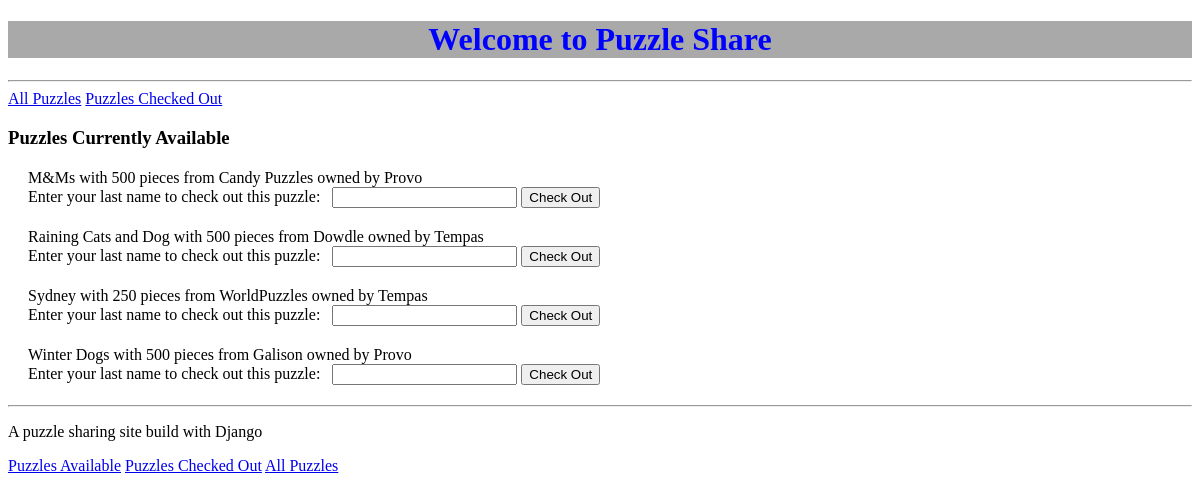
Before: /available with the older database file.
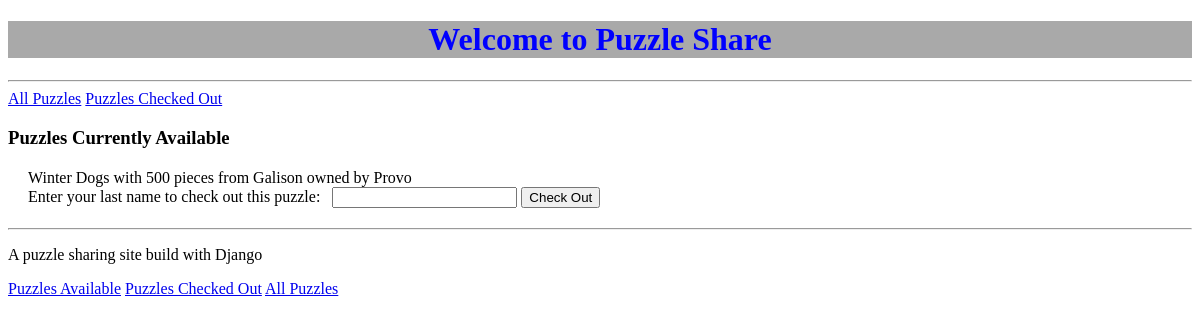
After: the same page with the newer database file.
### puzzle_share/models.py (models this page shows, shortened)
class Puzzle(models.Model):
    PIECES = (
        (50,  ('50 pieces or less')),
        (100, ('100 pieces')),
        (250, ('250 pieces')),
        (500, ('500 pieces')),
        (750, ('750 pieces')),
        (1000, ('1000 pieces'))
    )
    STATUS=(
        (1, ('Available to borrow')),
        (2, ('Borrowed by someone')),
    )
    name = models.CharField(max_length=30)
    pieces = models.PositiveSmallIntegerField(choices=PIECES, default= 500,)
    company = models.CharField(max_length=20)#, help_text = 'Enter name of puzzle manufacturer')
    status = models.PositiveSmallIntegerField(choices=STATUS, default=1,)
    owner_last_name = models.CharField(max_length=20)
    user_last_name = models.CharField(max_length=20, default = "")
    photo = models.ImageField(upload_to='user_images/', blank=True, null=True)
    class Meta:
        unique_together = [['name', 'pieces', 'company']]
    def __str__(self):
        photo_str = self.photo.url if self.photo else 'no photo'
        return f'{self.name} with {self.pieces} pieces from {self.company} owned by {self.owner_last_name}'

### puzzle_share/views.py (the view)
# urls.py: path('available', views.puzzles_available, name='puzzles_available'),
def puzzles_available(request):
    status = Puzzle.objects.filter(status=1).order_by('name')
    return render(request, 'puzzle_share/available.html', { 'status': status})

### puzzle_share/templates/puzzle_share/available.html (shortened to what this page needs)
{% extends 'puzzle_share/base.html' %}
{% block content %}
<a class = "nav-link" href="{% url 'puzzle_list' %}">All Puzzles</a>
<a class = "nav-link" href="{% url 'puzzles_checked_out' %}">Puzzles Checked Out</a>
<h3> Puzzles Currently Available</h3>
{% if status %}
    {% for puzzle in status %}
    <div class="puzzlelist-puzzle">
    <span class = "puzzle-details"> {{ puzzle }}</span>
    <form method="POST" action="{% url 'puzzle_checked_out' puzzle.pk %}">
        <label for="user_last_name">Enter your last name to check out this puzzle:</label>
        <input id="user_last_name"  type="text" name="user_last_name" required
        user_last_name = "user_last_name" value="{{current_name }}">
        <input type="submit" value="Check Out">
    </form>
 </div>
    {% endfor %}
{% else %}
<p> There are no puzzles currently checked out</p>
{% endif %}
{% endblock %}

Changed rows visible on the page:
removed Puzzle: photo+name+pieces "M&Ms with 500 pieces from Candy Puzzles owned by Provo"
removed Puzzle: photo+name+pieces "Raining Cats and Dog with 500 pieces from Dowdle owned by Tempas"
removed Puzzle: photo+name+pieces "Sydney with 250 pieces from WorldPuzzles owned by Tempas"
